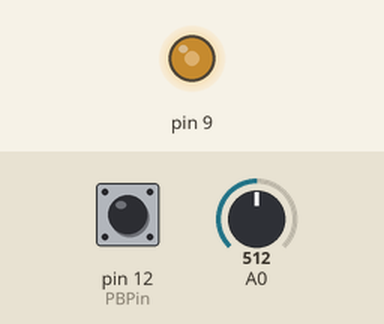
The sketch below on a simulated Arduino Uno, built with avr-gcc and run on an emulated ATmega328P. Parts: output pins drawn as LEDs (lit = HIGH). The inputs (shaded band) are chosen by the test bench; at power-on: pin 12 (PBPin) HIGH, A0 = 512. What the sketch prints to the serial monitor is not drawn.

Above: at 0.1 s.
Timing chart, 0 to 1.6 s (numbered marks = the images above):
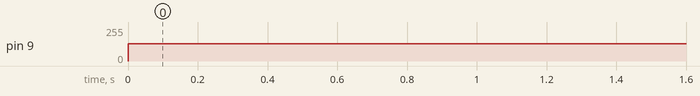

Measured:
- by itself, pin 9: 0/255 → 128/255 at 0.00 s

The sketch:

10c_template.ino
```cpp
//////////////////////////////////////////////////////////////////////////////////////////////////////////////////////////////////////////////////////
///////////////////////////////////////////                  Read me first                 ///////////////////////////////////////////////////////////
//////////////////////////////////////////////////////////////////////////////////////////////////////////////////////////////////////////////////////

// Following is the basic template we use for our lab experiments. The 99% of the code is related to the oscilloscope. You MUST integrate your own code with
// the oscilloscope code to run the experiments. Feel free to tinker around and learn more about the oscilloscope code.
// But essentially you can treat the code as a black box. Write the necessary setup and loop code in the designated space and only adjust the scope parameters.
// at the beginning of the file.

//////////////////////////////////////////////////////////////////////////////////////////////////////////////////////////////////////////////////////
//////////////////////////////////////////               Oscilloscope  Details                ////////////////////////////////////////////////////////
//////////////////////////////////////////////////////////////////////////////////////////////////////////////////////////////////////////////////////
/*
  File:  Oscilloscope.ino
  Title:  Standalone Arduino 6 channel Triggered Oscilloscope
  Author: Meeker6751
  Verson: 2018.4.23

  Method: (0) Set the adjustable variables, (1) run the sketch (2) activate the serial plotter.

  Description: This sketch simulates a 6 beam oscilloscope.  It is expected that the input(s) presented at the analog pins will be between
  0 and 5 volts with a maximum frequency of 1 KHz.  The adjustable variables are declared in a separate section.  These variables can be
  found after the define statements. 1-6 beams may be selected which display voltages at A0-A5, respectively.  Open analog pins produce
  spurious voltages.

  The oscilloscope runs in 2 modes: 'continuous' (free running) and 'triggered' (start sweep when a criterion is met.  The triggering
  criterion is met when the input signal read off od A0 crosses over a predefined triggering voltage.  The criterion is further
  conditioned by whether it is 'rising' or 'falling' when it crosses the predefined voltage.  In triggered mode the total sweep time
  may be set in milliseconds. The beginning of a triggered sweep is indicated when the timing mark spikes to 5 vdc.

  When sweeping, the analog pin(s) will be sampled every 'SampleInterval' milliseconds.  At the  bottom of the plot, timing marks
  (a square wave) will be toggled every 10th 'SampleInterval' milliseconds.

  When more than 1 signal is being sampled, the signal displays may be 'superimposed' or 'channeled'.  When channels are used, the
  voltages on the vertical axis are not  calibrated.

  The builtin LED (pin 13) is an indicator of the oscilloscope state: (1) On, continuous mode or sweeping in triggered mode;
  (2) blinking, Armed in triggered mode, (3) Off, all operations paused (by push button).

  Optionally a push button, can be connected to ground and digital pin 12.  When pressed, signal sampling and sweep are stopped.
  Pressing the push button again resumes the sweep (but with a gap in the signal trace(s)).

  The order of the plotted line legend is: timing marks (blue), trigger level (red, if in triggered mode), analog signals A0-A6,
  respectively (multi colored).
*/

//*****************************************************************************************************************************************************
//*************************                 DECLARE YOUR LIBRARIES AND VARIABLES HERE                  **********************************************
//***************************************************************************************************************************************************
#include <PWM.h> //PWM librarey for controlling freq. of PWM signal


//////////////////////////////////////////////////////////////////////////////////////////////////////////////////////////////////////////////////////
///////////////////////////////////////              Oscilloscope  Configuration              ////////////////////////////////////////////////////////
//////////////////////////////////////////////////////////////////////////////////////////////////////////////////////////////////////////////////////
#define ul unsigned long
#define armed true                                                       // trigger and pushbutton state
#define continuous true                                                  // sweep mode (free running)
#define falling false                                                    // trigger slope positive
#define rising true                                                      // trigger slope negative
#define triggered false                                                  // sweep mode (sweep starts when triggered)
#define sweeping false                                                   // sweeping for TriggeredSweepInterval msecs
#define superimposed true                                                // signals superimposed on display
#define channeled false                                                  // signals channeled on display

/// adjustable variables
int   Beams = 1;                                                         // number of beams read
bool  DisplayMode = channeled;                                           // 'superimposed' or 'channeled'
ul    SampleInterval = 0.1;                                              // units: msecs * 10; 0.1 <= SampleInterval
bool  SweepMode = continuous;                                             // 'continuous' or 'triggered'
ul    TriggeredSweepInterval = 40000;                                    // total sweep time, units: seconds * 10,000
float TriggerDirection = rising;                                         // 'rising' or 'falling'
float TriggerVolts = 3.5;                                                // trigger vdc; 0 <= TriggerVolts <= 5


//////////////////////////////////////////////////////////////////////////////////////////////////////////////////////////////////////////////////////
///////////////////////////////////////                  Oscilloscope  Code                   ////////////////////////////////////////////////////////
//////////////////////////////////////////////////////////////////////////////////////////////////////////////////////////////////////////////////////

// interrupt controlled variables
ul    LastSample = -1;                                                   // initially, no last sample
bool  LED = HIGH;
int   BlinkCount = 0;
ul    SweepCount = 0;                                                    // counts up to Sweep Interval
bool  Tick = false;                                                      // set to true when TickCount = SampleRate
ul    TickCount = 0;                                                     // counts up to SampleRate
bool  TimingMark;                                                        // toggles every 10th 'Sample Intewrval'
ul    TimingMarkCount = 0;                                               // counts up to SampleInterval * 10
bool  TriggerState;                                                      // 'armed' or 'sweeping'
bool  TriggerOnset = false;                                              // marks first tick after trigger occurs

// loop procedure variables
float ChannelFloor;
float ChannelHeight;
bool  freeze = false;                                                    // true: stop; false: run
int   PBPin = 12;                                                        // grounded push button on pin 12 (optional)
int   PBLastState = HIGH;                                                // LOW (pressed) or HIGH (released)
int   PBVal;                                                             // inverse logic, push button tied to ground
float ChannelScale;                                                      // proportion og signal to display
float TriggerDisplay;                                                    // vertical position of trigger
int   TriggerLevel;                                                      // calculated from 'TriggerVolts'
float Value;

void interruptSetup() {
  noInterrupts();                                                        // generate an interrupt every 0.1 msec
  TCCR2A = 2;                                                            // clear timer on compare, OCR2
  TCCR2B = 2;                                                            // 16,000,000Hz/8=2,000,000 Hz; T2 clock ticks every 0.0005 msecs
  OCR2A = 199;                                                           // interrupt = 0.0005*200 = 0.1 msec
  TIMSK2 = 2;                                                            // set the ISR COMPA vect
  interrupts();
}

ISR(TIMER2_COMPA_vect) {                                                 // interrupt every 0.1 msecs
  if (TickCount < SampleInterval) {
    TickCount++;
    BlinkCount++;
    if (BlinkCount >= 500) {
      BlinkCount = 0.0;
      LED = !LED;                                                         // toggle LED every 50 msecs
    }
  }
  else {                                                                 // 'SampleInterval' has elapsed
    Tick = true;
    TickCount = 0;
    TimingMarkCount++;                                                   // update Timing mark
    if (TimingMarkCount >= 10) {                                         // 10th 'SDampleInterval' has occurred
      TimingMark = !TimingMark;
      TimingMarkCount = 0;
    }
    if (SweepMode == triggered) {
      if (TriggerState == sweeping) {                                    // sweeping, update sweep time
        SweepCount +=  SampleInterval;
        if (SweepCount >= TriggeredSweepInterval) {                      // sweep complete
          TriggerState = armed;
          LastSample = -1;
        }
      }
      else {                                                            // armed, look for trigger
        Value = analogRead(A0);
        if (LastSample > 0 and
            ((TriggerDirection == rising and Value >= TriggerLevel and LastSample < TriggerLevel) or
             (TriggerDirection == falling and Value <= TriggerLevel and LastSample > TriggerLevel))) {
          TriggerState = sweeping;                                     // triggered
          SweepCount = 0;
          TriggerOnset = true;
          TimingMarkCount = 0;
          TimingMark = true;
        }
        LastSample = Value;
      }
    }
  }
}

//****************************************************************************************************************************************************
//****************************               Void Setup, WRITE YOUR SETUP CODE HERE                ***************************************************
//****************************************************************************************************************************************************
void setup() {

  Serial.begin(115200);                               // connects arduino to serial plotter/monitor

//////////////////////////////////////////////////////////////////////////////////////////////////////////////////////////////////////////////////////
///////////////////////////////////////                  Oscilloscope  Code                   ////////////////////////////////////////////////////////
//////////////////////////////////////////////////////////////////////////////////////////////////////////////////////////////////////////////////////

  if (SweepMode == continuous) {
    TriggerState = sweeping;
  }
  else {
    TriggerState = armed;
  }
  TriggerLevel = (TriggerVolts / 5.0 ) * 1023;
  ChannelHeight = 5.0 / Beams;
  ChannelScale = 5.0 / 1024.0 / Beams;
  TriggerDisplay = TriggerVolts * ChannelScale + 5.0 - ChannelHeight;
  interruptSetup();
}


//****************************************************************************************************************************************************
//*************************                 Void loop, WRITE YOUR loop CODE HERE                     *************************************************
//****************************************************************************************************************************************************
void loop() {

  pwmWriteHR(9,32768);
  SetPinFrequencySafe(9,1);

//////////////////////////////////////////////////////////////////////////////////////////////////////////////////////////////////////////////////////
///////////////////////////////////////                  Oscilloscope  Code                   ////////////////////////////////////////////////////////
//////////////////////////////////////////////////////////////////////////////////////////////////////////////////////////////////////////////////////
  if (freeze) {
    digitalWrite(LED_BUILTIN, LOW);
  }
  else if (TriggerState == armed) {
    digitalWrite(LED_BUILTIN, LED);
  }
  else  {
    digitalWrite(LED_BUILTIN, HIGH);
  }
  PBVal = digitalRead(PBPin);
  if (PBVal == LOW and PBLastState == HIGH) {                            // falling edge
    freeze = !freeze;
    delay (2);                                                           // ignore contact bounce
  }
  PBLastState = PBVal;
  if  (!freeze and TriggerState  == sweeping) {
    if (Tick) {                                                          // sample if Sample Interval msecs have elapsed
      if (TimingMark) {                                                  // display timing marks and trigger, if present
        if (TriggerOnset) {
          Serial.print(5.0);
          TriggerOnset = false;
        }
        else {
          Serial.print(0.1);
        }
      }
      else {
        Serial.print(0.0);
      }
      Serial.print(" ");
      ChannelFloor = 5.0 - ChannelHeight;                                // display trigger level, if applicable
      if (SweepMode == triggered) {
        Serial.print(TriggerLevel * ChannelScale + ChannelFloor);
        Serial.print (" ");
      }
      for (int AnalogPin = 0; AnalogPin <= Beams - 1; AnalogPin++) {     // sample 1-6 analog signals and display them
        Value = analogRead(AnalogPin);
        Value = Value * ChannelScale + ChannelFloor;
        Serial.print(Value);
        Serial.print(" ");
        ChannelFloor -= ChannelHeight;
      }
      Tick = false;
      Serial.println("");
    }
  }
}
```
